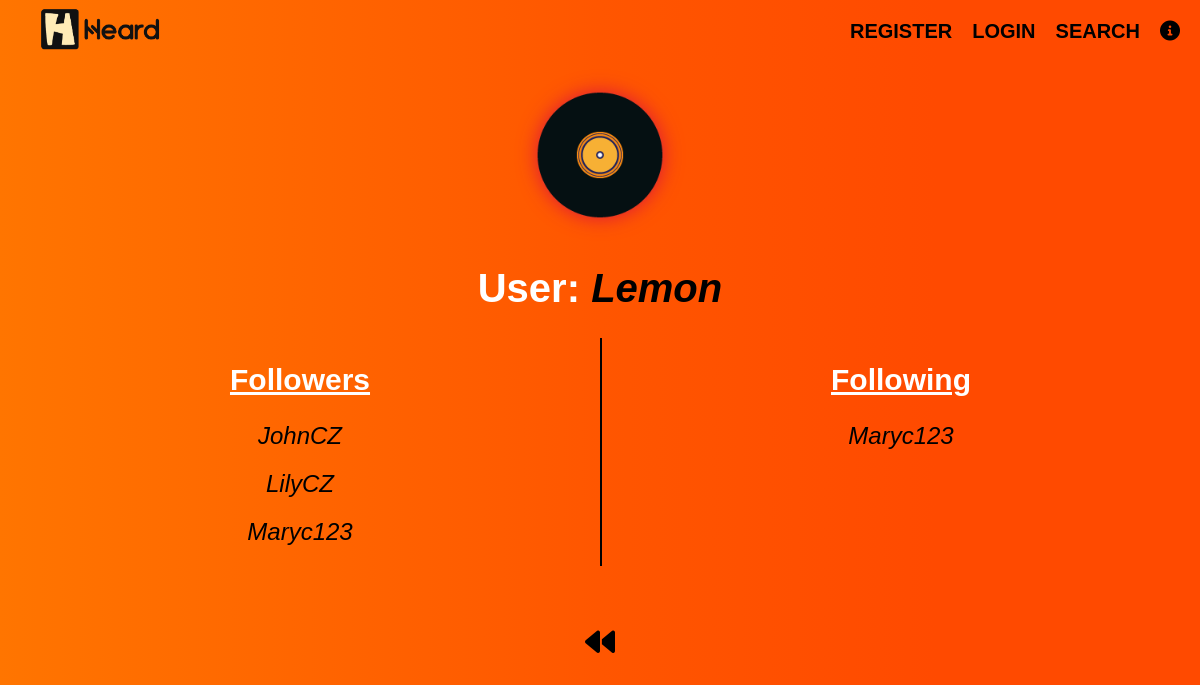
The app's page /view_followers/Lemon with its own data.
### tables this page shows
CREATE TABLE followers (
    user_id TEXT NOT NULL,
    follower_id TEXT NOT NULL
);

### app.py (the view)
@app.route("/view_followers/<user_id>")
def view_followers(user_id):
    db = get_db()
    follower_data = db.execute("""SELECT follower_id
                                  FROM followers
                                  WHERE user_id = ?;""",(user_id,)).fetchall()
    following_data = db.execute("""SELECT user_id
                                   FROM followers
                                   WHERE follower_id = ?;""",(user_id,)).fetchall()
    return render_template("followers.html", follower_data = follower_data, following_data = following_data, user_id = user_id)

### app.py (called while the page is built)
@app.before_request
def logged_in_user():
    g.user = session.get("user_id", None)

### database.py (called while the page is built)
def get_db():
    if "db" not in g:
        g.db = sqlite3.connect(DATABASE,
            detect_types=sqlite3.PARSE_DECLTYPES
        )
        g.db.row_factory = sqlite3.Row
    return g.db

### templates/followers.html
{% extends 'base.html' %}
{% block main_content %}
<main id="followers">
  <img src="{{ url_for('static', filename='cartoon_vinyl_tran.png') }}" alt="Vinyl Image" />
   <h1>User: <i>{{ user_id }}</i></h1>
  <section class="followers_following">
    <section class="followers">
      <h2> Followers</h2>
      {% for info in follower_data %}
        <ul>
          <li><a href="{{ url_for('view_profile', user_id=info['follower_id']) }}"><i> {{ info['follower_id'] }} </i></a></li>
        </ul>
      {% endfor %}
    </section>
      <section class="following">
      <h2> Following</h2>
        {% for info in following_data %}
          <ul>
            <li><a href="{{ url_for('view_profile', user_id=info['user_id']) }}"><i> {{ info['user_id'] }} </i></a></li>
          </ul>
        {% endfor %}
      </section>
  </section>
      <a class="back_button" href="{{ url_for('view_profile', user_id=user_id) }}"><i class="fa-solid fa-backward"></i></a>
</main>
{% endblock %}

### static/styles.css (style rules this page uses)
*, *:before, *:after { box-sizing: border-box; }
:root { font-size: 20px; font-family: Arial, Helvetica, sans-serif; color: white; }
body { background: linear-gradient(90deg, rgba(255,117,0,1) 0%, rgba(255,86,0,1) 50%, rgba(255,74,0,1) 78%); margin: 0; }
a { color: white; text-decoration: none; }
#followers .followers_following { display: grid; grid-template-columns: 1fr 1fr; margin-bottom: 3em; }
#followers img { width: 8em; filter: drop-shadow(0 0 0.5rem crimson); }
#followers h1 i { color: #000000; }
#followers ul { list-style: none; padding: 0; }
#followers { text-align: center; }
#followers .following { border-left: .1em solid black; text-align: center; }
#followers h2 { text-decoration: underline ; }
#followers .following a, #followers .followers a { color: black; font-size: 1.2em; }
#followers > a { color: #000000; font-size: 1.5em; }

### records on screen
followers: follower_id "JohnCZ"
followers: follower_id "LilyCZ"
followers: follower_id "Maryc123"
followers: user_id "Maryc123"

### other values on screen
{{ user_id }} "Lemon"
